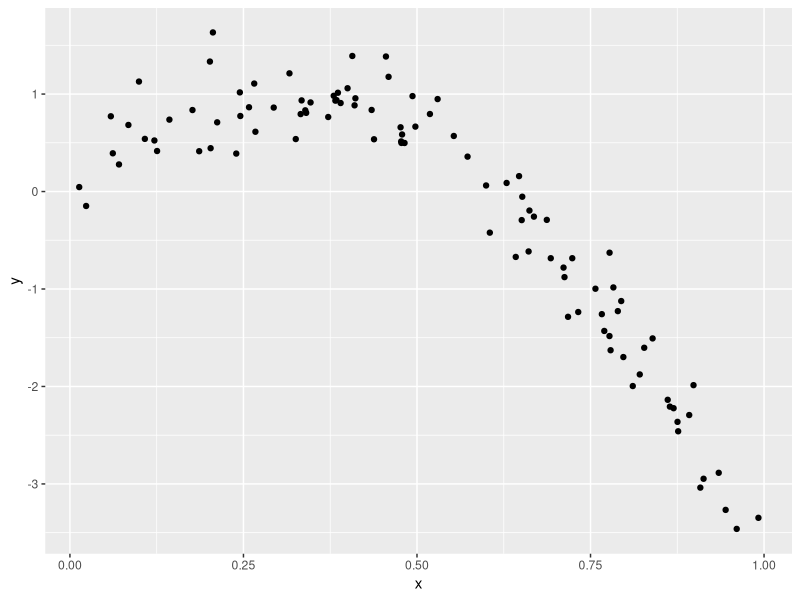
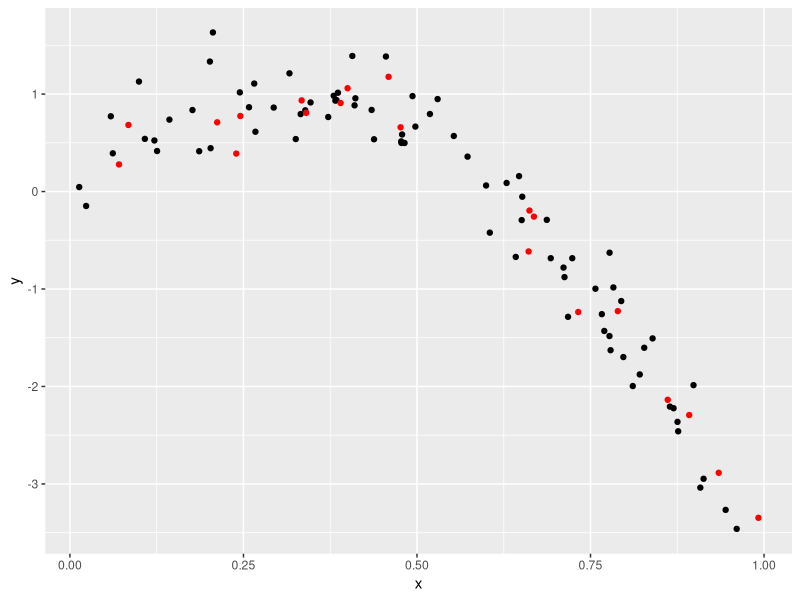
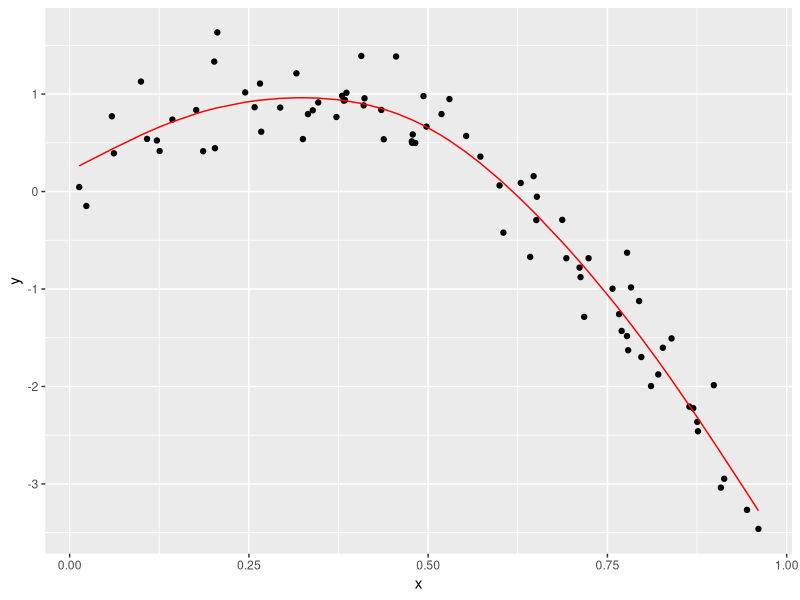
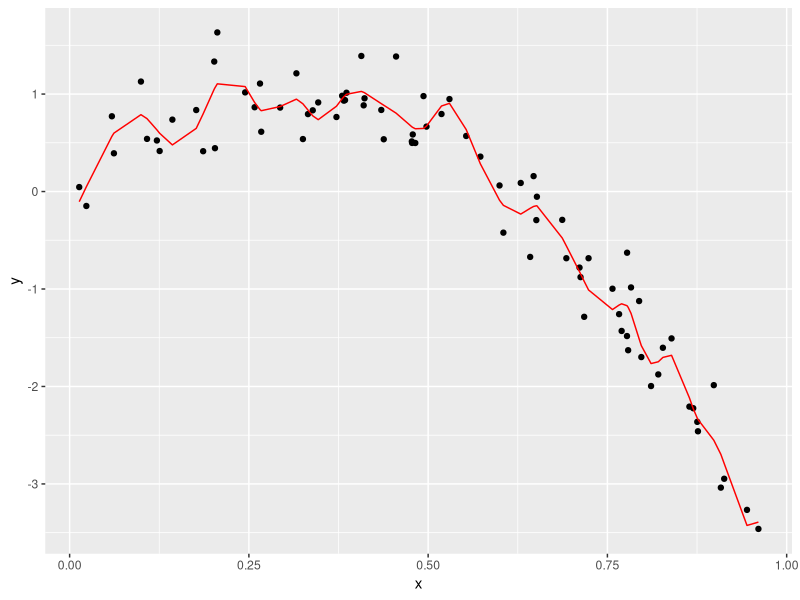
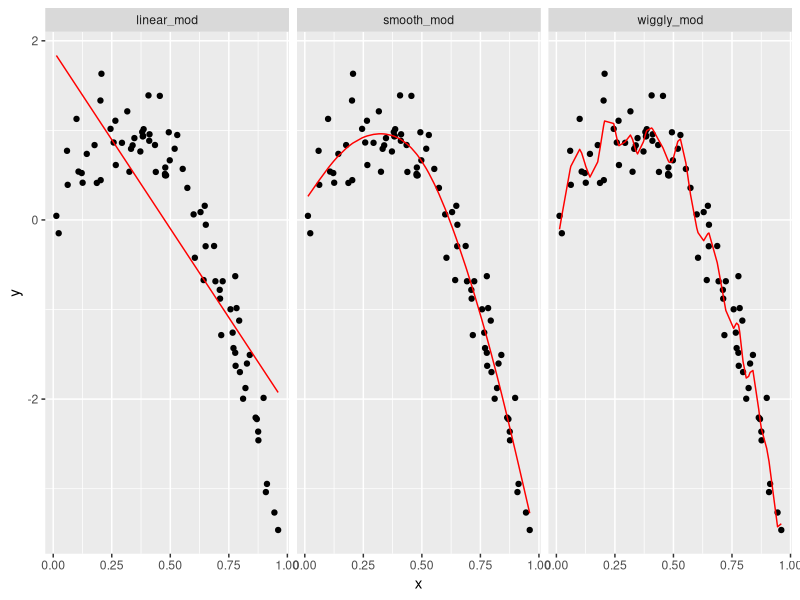

The R source for these figures, in order:
## ---- chunk 1
library(tidyverse)
library(modelr)
library(mgcv)
## ---- chunk 2
set.seed(1)
## ---- chunk 3
nonlin_df = 
  tibble(
    id = 1:100,
    x = runif(100, 0, 1),
    y = 1 - 10 * (x - .3) ^ 2 + rnorm(100, 0, .3)
  )

nonlin_df |> 
  ggplot(aes(x = x, y = y)) + 
  geom_point()
## ---- chunk 4
train_df = sample_n(nonlin_df, 80)
test_df = anti_join(nonlin_df, train_df, by = "id")

ggplot(train_df, aes(x = x, y = y)) + 
  geom_point() + 
  geom_point(data = test_df, color = "red")
## ---- chunk 5
linear_mod = lm(y ~ x, data = train_df)
smooth_mod = mgcv::gam(y ~ s(x), data = train_df)
wiggly_mod = mgcv::gam(y ~ s(x, k = 30), sp = 10e-6, data = train_df)
## ---- chunk 6
train_df |> 
  add_predictions(smooth_mod) |> 
  ggplot(aes(x = x, y = y)) + geom_point() + 
  geom_line(aes(y = pred), color = "red")

train_df |> 
  add_predictions(wiggly_mod) |> 
  ggplot(aes(x = x, y = y)) + geom_point() + 
  geom_line(aes(y = pred), color = "red")
## ---- chunk 7
train_df |> 
  gather_predictions(linear_mod, smooth_mod, wiggly_mod) |> 
  mutate(model = fct_inorder(model)) |> 
  ggplot(aes(x = x, y = y)) + 
  geom_point() + 
  geom_line(aes(y = pred), color = "red") + 
  facet_wrap(~model)
## ---- chunk 8
## RMSE on training data can be misleading 
rmse(linear_mod, train_df)
rmse(smooth_mod, train_df)
rmse(wiggly_mod, train_df)

## RMSE on Testing data gives a sense of out of sample prediction accuracy!
rmse(linear_mod, test_df)
rmse(smooth_mod, test_df)
rmse(wiggly_mod, test_df)
## ---- chunk 9
cv_df = 
  crossv_mc(nonlin_df, 100) 

## ---- chunk 10
cv_df |> pull(train) |> nth(1) |> as_tibble()
cv_df |> pull(test) |> nth(1) |> as_tibble()

cv_df =
  cv_df |> 
  mutate(
    train = map(train, as_tibble),
    test = map(test, as_tibble))
